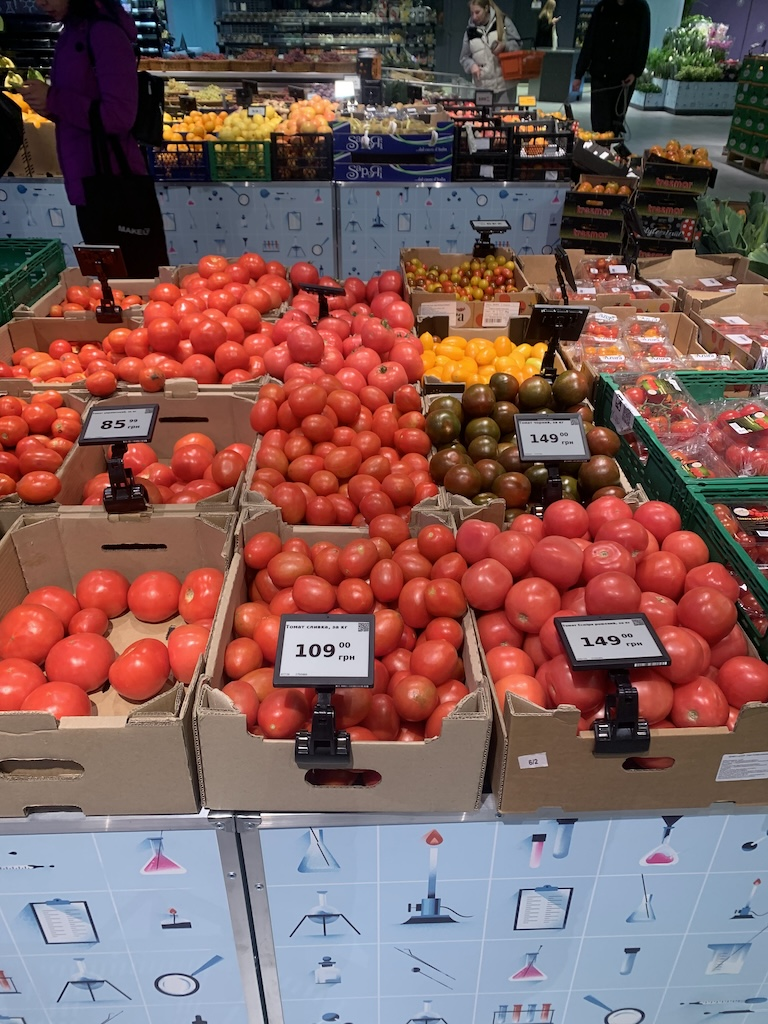
#> input picture photos/pomidory.jpg, 768 x 1024 px
$ python thresh.py
#> lines starting #> are read from the running program, lines starting #| are printed output that depends on the picture; after the words box and inside, x2 and y2 are one past the last pixel; in counts of white or black regions, pixels touching at a corner belong together
import cv2 as cv
import numpy as np
import  matplotlib.pyplot as plt

# img = cv.imread('photos/cat_bilolap.jpg')
# img = cv.imread('photos/orto_dvir.jpg')
img = cv.imread('photos/pomidory.jpg')
#> img is the input picture: shape (1024, 768, 3); mean B, G, R 91.5, 93.7, 126.6
cv.imshow('bilolap', img)

grey = cv.cvtColor(img, cv.COLOR_BGR2GRAY)
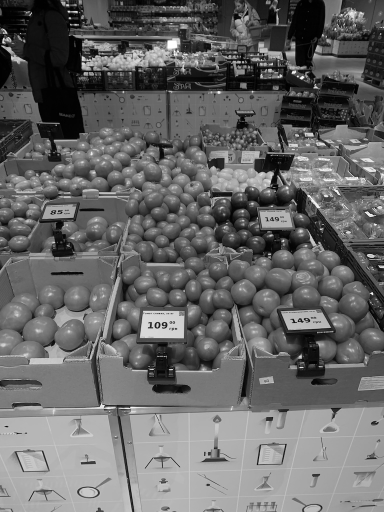
#> grey: shape (1024, 768) (shown at 1/2 size); min 0, max 255, mean 103.3

threshold, thresh = cv.threshold(grey, 150, 255, cv.THRESH_BINARY)
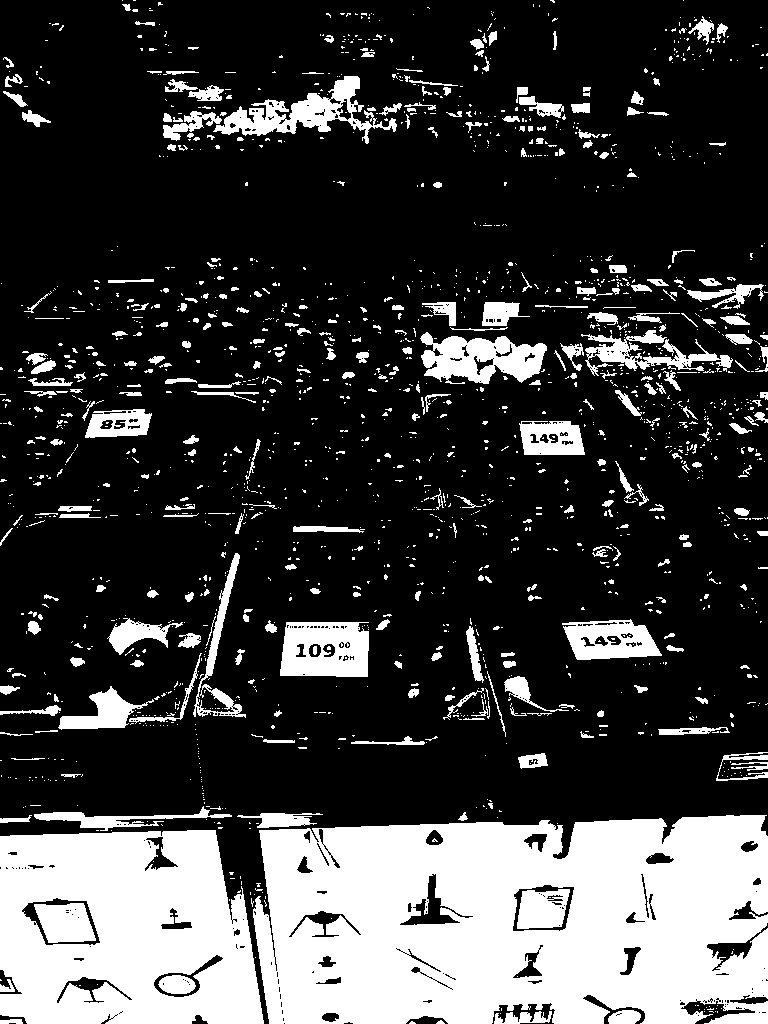
#> thresh: shape (1024, 768); 24.7% white; 1815 white regions (1466 under 20 px), largest, box (x1, y1, x2, y2) and area: (253, 815, 768, 1024) 91265, (0, 830, 264, 1024) 41062, (280, 622, 369, 677) 4122
cv.imshow('thresh', thresh)

threshold_inv, thresh_inv = cv.threshold(grey, 150, 255, cv.THRESH_BINARY_INV)
cv.imshow('thresh_inv', thresh_inv)


# adaptive

adaptive_thresh = cv.adaptiveThreshold(grey, 255, cv.ADAPTIVE_THRESH_MEAN_C, cv.THRESH_BINARY, 11, C=3)
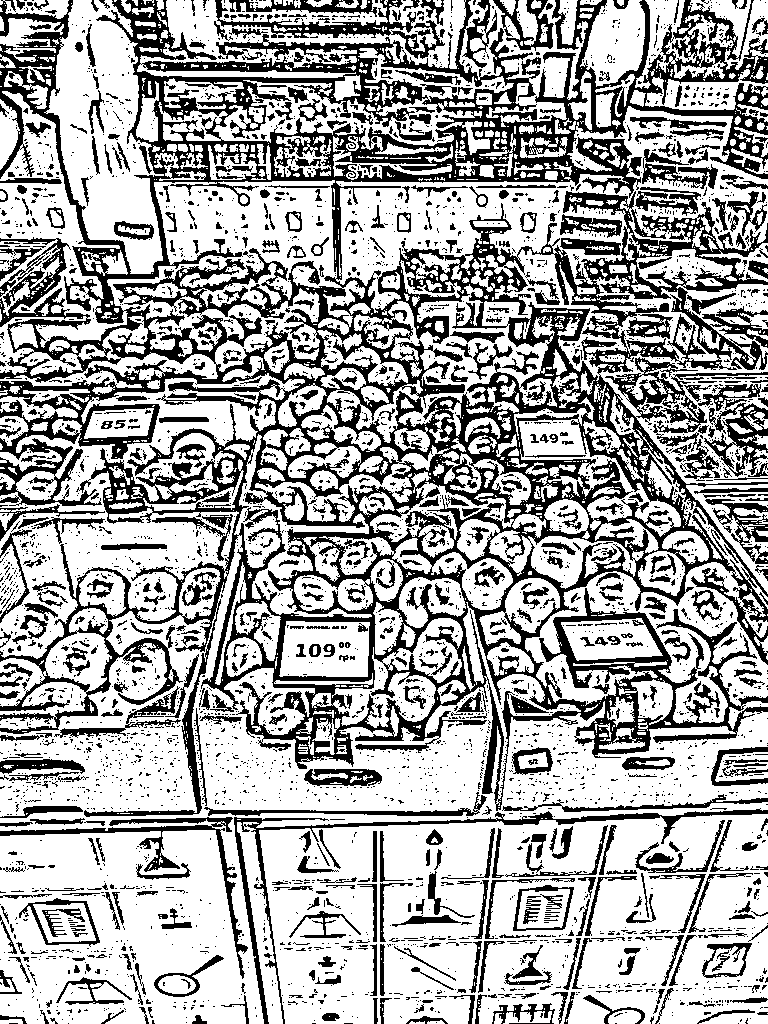
#> adaptive_thresh: shape (1024, 768); 66% white; 3964 black regions (3311 under 20 px), largest, box (x1, y1, x2, y2) and area: (0, 0, 768, 817) 172188, (234, 808, 768, 1024) 4181, (0, 817, 248, 979) 2808
cv.imshow('adaptive_thresh', adaptive_thresh)


adaptive_thresh_gaus = cv.adaptiveThreshold(grey, 255, cv.ADAPTIVE_THRESH_GAUSSIAN_C, cv.THRESH_BINARY, 11, C=3)
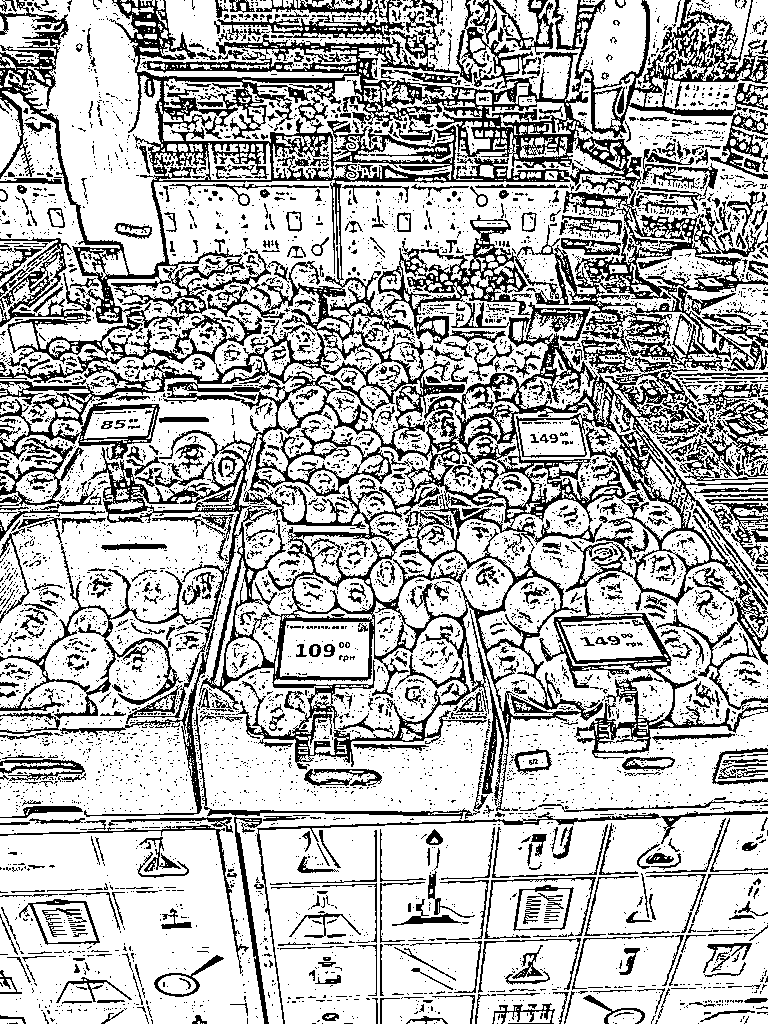
#> adaptive_thresh_gaus: shape (1024, 768); 71.6% white; black in thin lines or dots
cv.imshow('adaptive_thresh_gaus', adaptive_thresh_gaus)
cv.waitKey(0)

$ run again, with photos/cat_bilolap.jpg copied over photos/pomidory.jpg
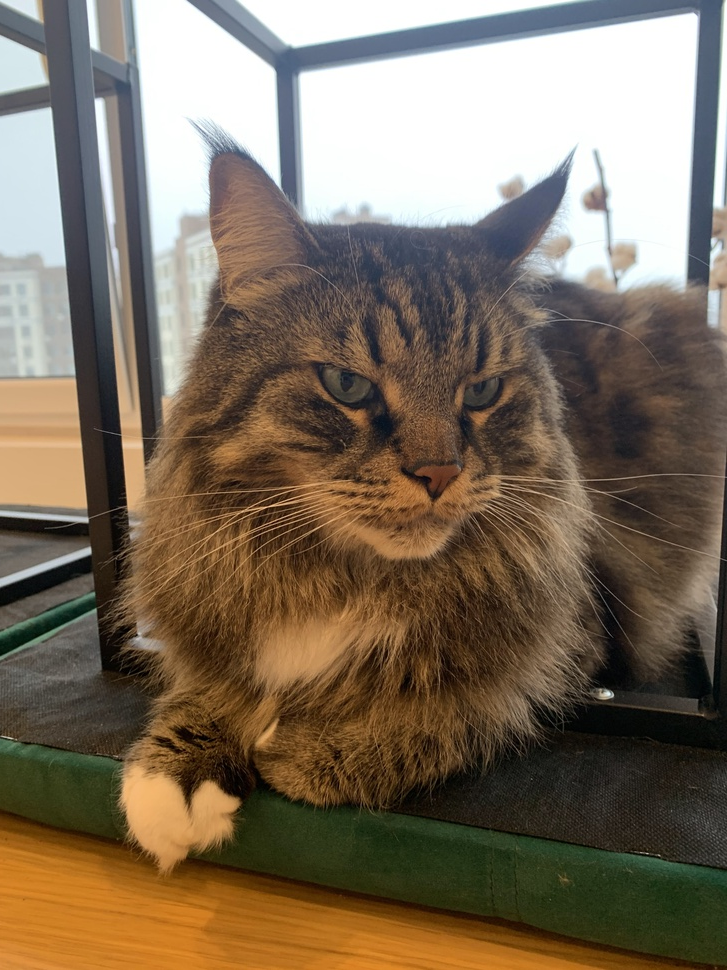
#> input picture photos/cat_bilolap.jpg, 727 x 970 px, shrunk from 3024 x 4032 before the run
#> img is the input picture: shape (970, 727, 3); mean B, G, R 92.9, 110.4, 124.6
#> `threshold, thresh = cv.threshold(grey, 150, 255, cv.THRESH_BINARY)`:
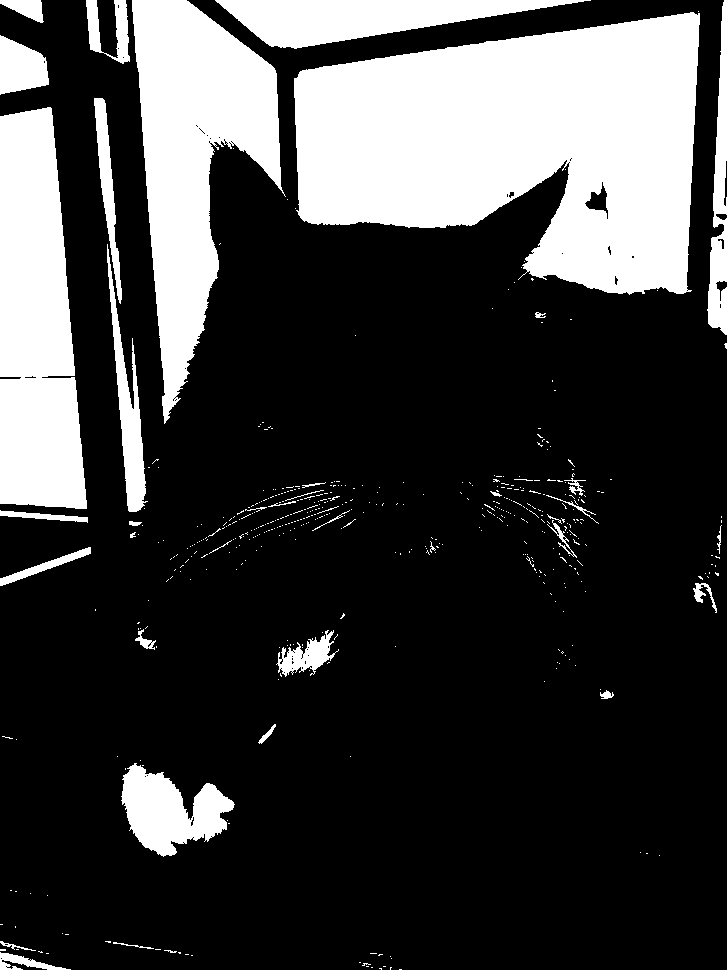
#> thresh: shape (970, 727); 24.5% white; 485 white regions (445 under 20 px), largest, box (x1, y1, x2, y2) and area: (294, 12, 700, 295) 79887, (132, 0, 286, 424) 31301, (0, 107, 87, 509) 27358
#> adaptive_thresh: shape (970, 727); 67.5% white; 6128 black regions (5197 under 20 px), largest, box (x1, y1, x2, y2) and area: (167, 265, 410, 469) 11785, (64, 0, 165, 438) 11582, (270, 142, 579, 436) 11274
#> `adaptive_thresh_gaus = cv.adaptiveThreshold(grey, 255, cv.ADAPTIVE_THR..`:
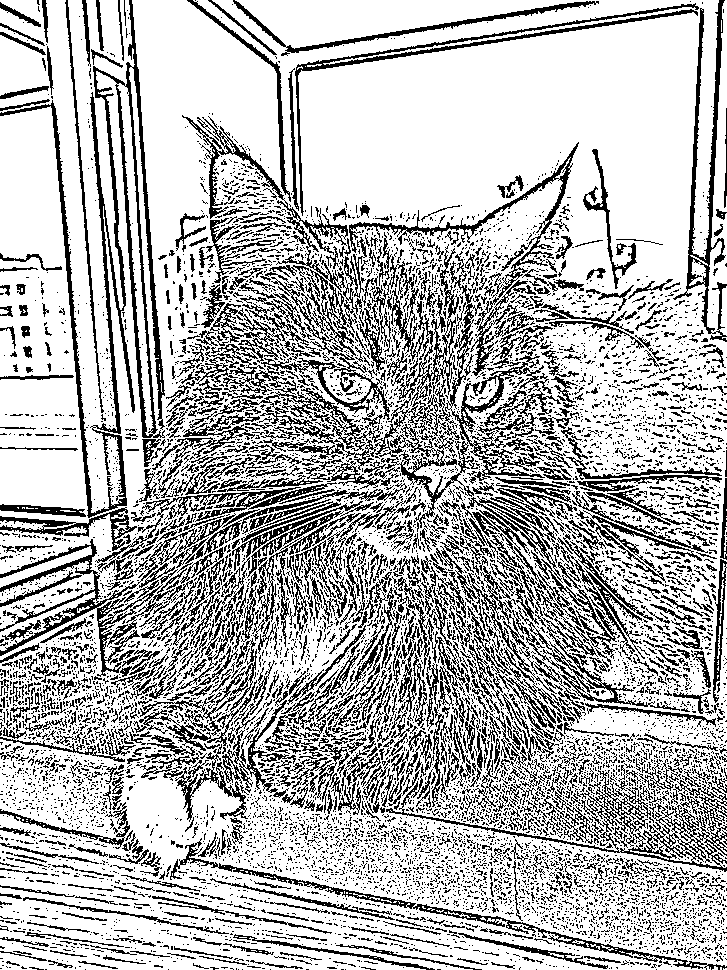
#> adaptive_thresh_gaus: shape (970, 727); 72% white; black in thin lines or dots

$ run again, with photos/orto_dvir.jpg copied over photos/pomidory.jpg
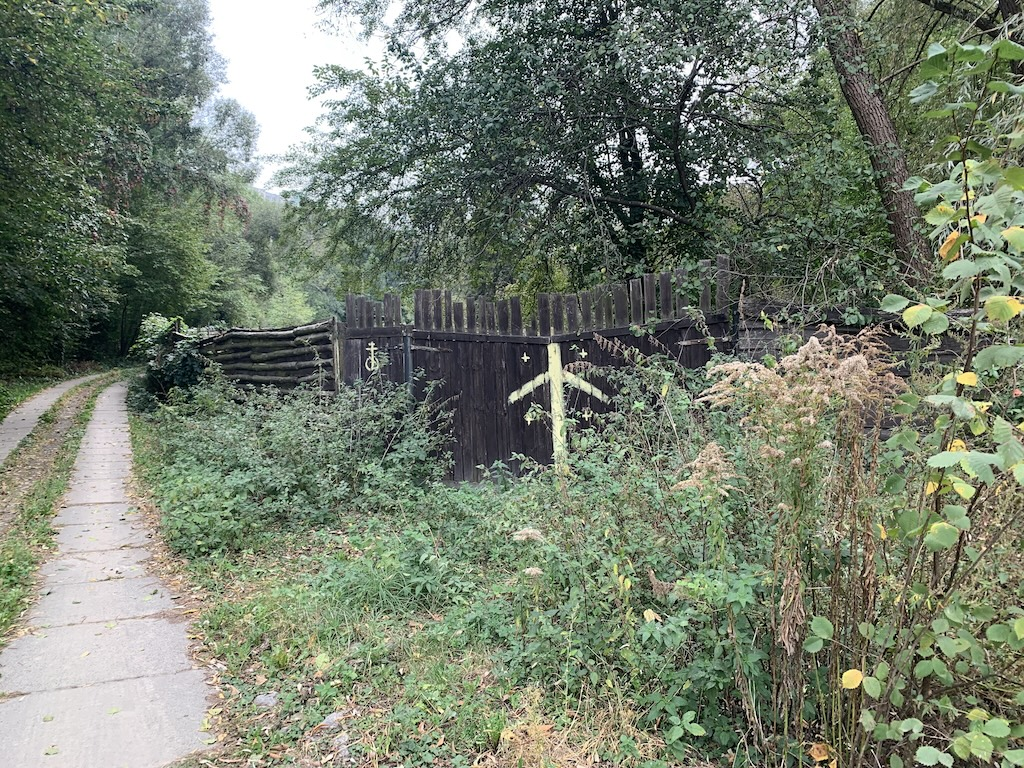
#> input picture photos/orto_dvir.jpg, 1024 x 768 px
#> img is the input picture: shape (768, 1024, 3); mean B, G, R 110.2, 127, 117.9
#> `threshold, thresh = cv.threshold(grey, 150, 255, cv.THRESH_BINARY)`:
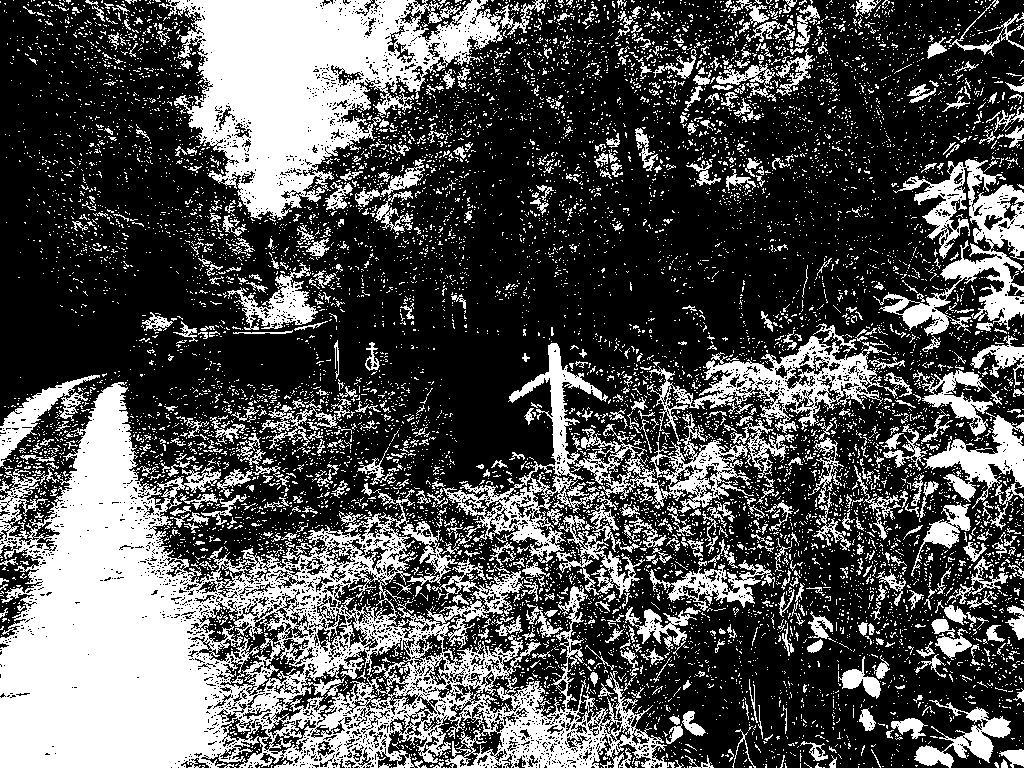
#> thresh: shape (768, 1024); 32.8% white; 10268 white regions (9626 under 20 px), largest, box (x1, y1, x2, y2) and area: (0, 382, 675, 768) 97494, (159, 0, 503, 220) 36365, (873, 159, 1024, 336) 9070
#> adaptive_thresh: shape (768, 1024); 55.3% white; black in thin lines or dots
#> `adaptive_thresh_gaus = cv.adaptiveThreshold(grey, 255, cv.ADAPTIVE_THR..`:
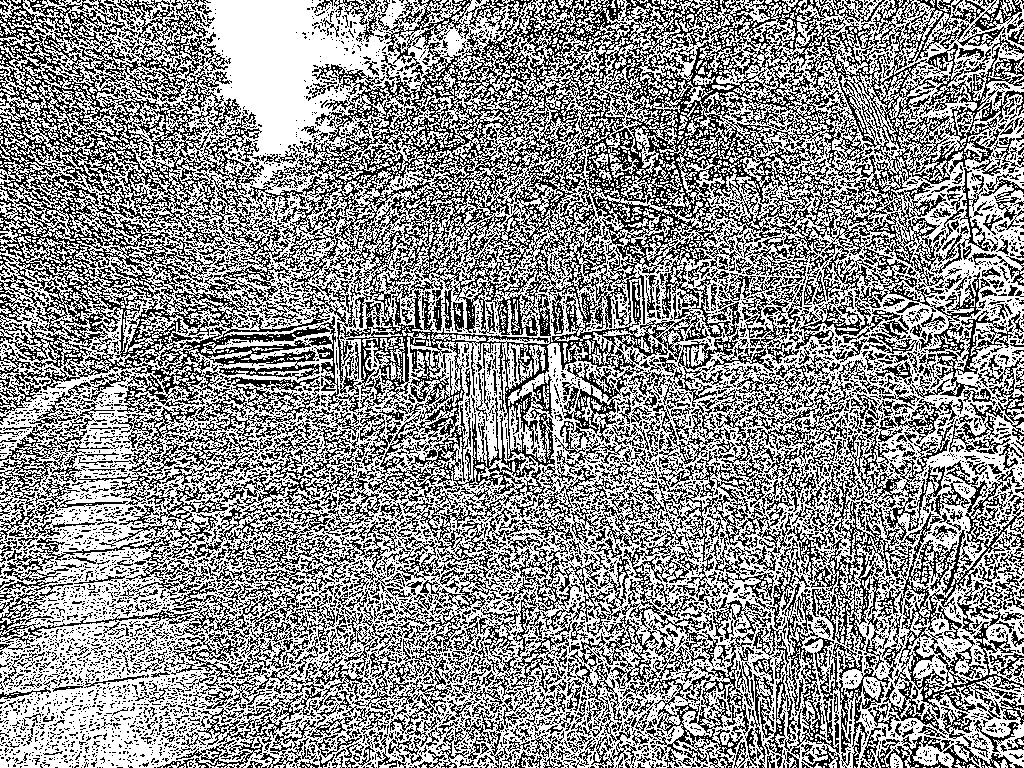
#> adaptive_thresh_gaus: shape (768, 1024); 56.7% white; black in thin lines or dots
